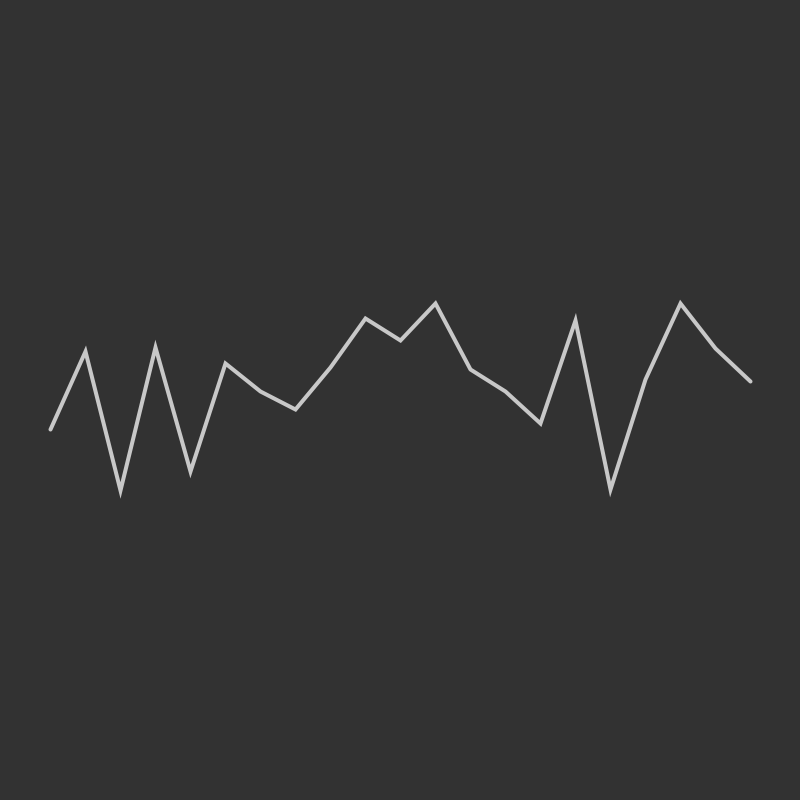
Frame 1 (no input)
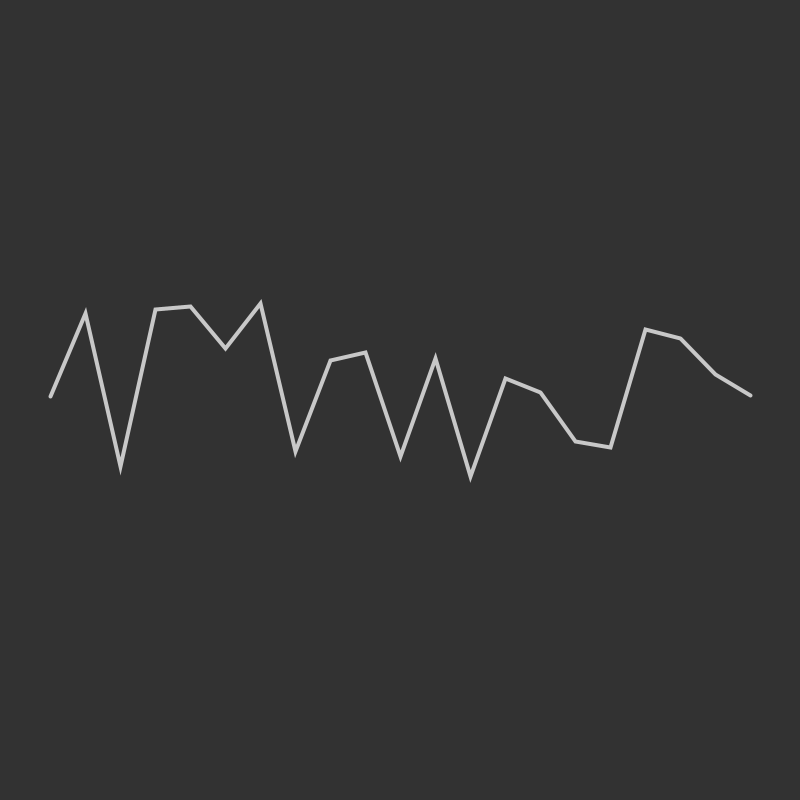
Frame 2 (the mouse pressed at the canvas centre, redrawn once)

The Processing sketch that drew these frames (run headless with seeded random() and noise(); the mouse was pressed at the canvas centre and the sketch redrawn once):

// Processing sketch: Structure_08_Lines
// ── Structure_08_Lines.pde

int margin = 50;
int pointCount = 20;

void setup() {
  size(800, 800);
  noLoop();
}

void draw() {
  background(50);
  float pointGaps = (width-2*margin)/pointCount;
  beginShape();
  for (int i=0; i<=pointCount; i++) {
    stroke(200);
    noFill();
    strokeWeight(4);
    vertex(i*pointGaps+margin, height/2+random(-100, 100));
  }
  endShape();
}
